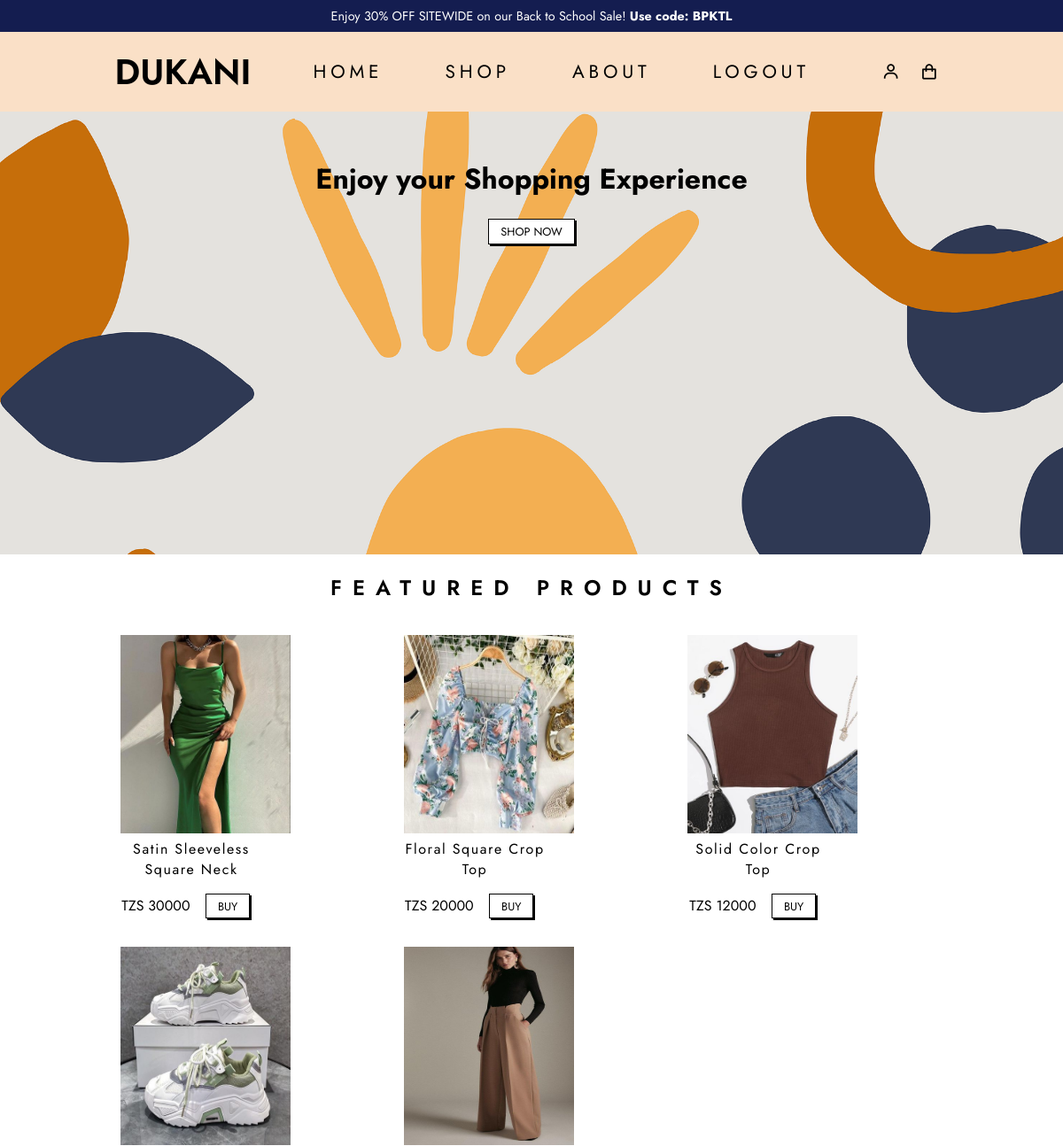
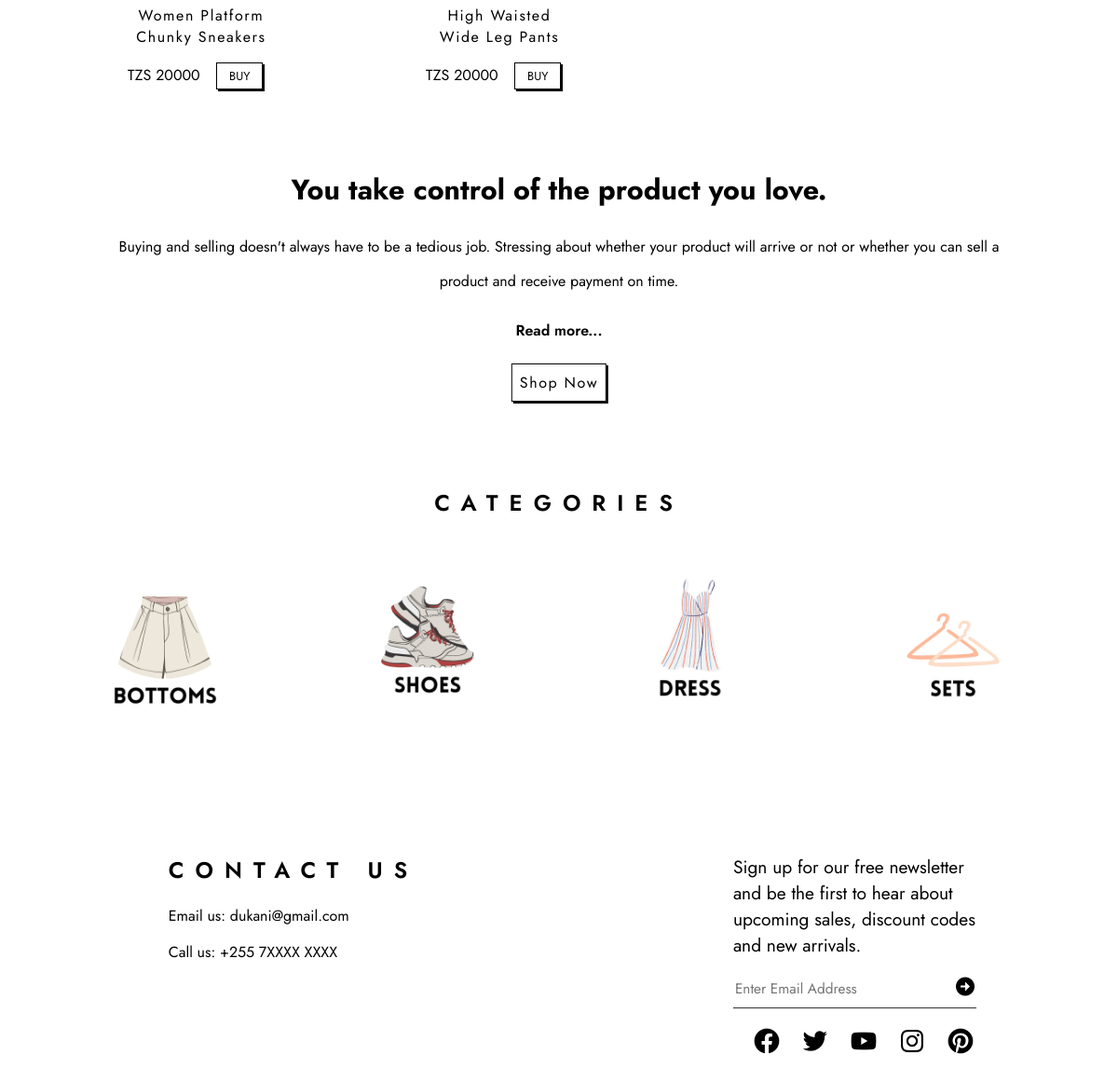
The app's page /index.php (signed in) with its own data (2 pictures, top to bottom).
### tables this page shows
CREATE TABLE `product` (
  `id` int(11) NOT NULL,
  `name` varchar(300) NOT NULL,
  `description` varchar(2000) NOT NULL,
  `price` decimal(10,0) NOT NULL,
  `quantity` varchar(100) NOT NULL,
  `image_url` text NOT NULL,
  `category_id` int(11) NOT NULL,
  `tag_id` int(11) NOT NULL,
  `created_at` timestamp NOT NULL DEFAULT current_timestamp(),
  `modified_at` timestamp NOT NULL DEFAULT current_timestamp(),
  `deleted_at` timestamp NOT NULL DEFAULT current_timestamp()
);

### index.php (the view, shortened to what this page needs)
<?php
include("./config/config.php");
?>
<!DOCTYPE html>
<html lang="en">
<head>
    <link rel="stylesheet" href="css/index.css">
    <link href='https://unpkg.com/boxicons@2.0.5/css/boxicons.min.css' rel='stylesheet'>
</head>
<body>
    <div class="container">
        <div class="promotion-bar">Enjoy 30% OFF SITEWIDE on our Back to School Sale! <strong>Use code: BPKTL</strong></div>
        <div class="navbar">
            <div class="header">DUKANI</div>
            <nav>
                <ul>
                    <li><a href="index.php">Home</a></li>
                <li><a href="shop.php">Shop</a></li>
                <li><a href="about.php">About</a></li>
                <li><a href="logout.php">Logout</a></li>
                </ul>
            </nav>
            <div class="account">
                <a href="profile.php"><i class='bx bx-user'></i></a>
                <a href="cart.php"><i class='bx bx-shopping-bag'></i></a>
            </div>
        </div>
        <div class="hero">
                <h1>Enjoy your Shopping Experience</h1>
            <button class="card-button"> <a href="shop.php" style="text-decoration: none;">SHOP NOW</a> </button>
        </div>
        <div class="featured-products">
            <h2>Featured Products</h2>
            <div class="card-wrapper">
            <?php
          $sql = "SELECT * FROM product WHERE tag_id =1";
          $result = mysqli_query($connect,  $sql);
          if (mysqli_num_rows($result) > 0) {
          	while ($row = mysqli_fetch_assoc($result)) {  ?>
             <div class="card">
                    <img src="images/<?=$row['image_url']?>" class="img">
                    <div class="card-title"><?php echo $row['name']; ?></div>
                    <div class="card-price">TZS <?php echo $row['price']; ?></div>
                    <button class="card-button"> <a href="view.php?id=<?php echo $row['id']; ?>">Buy</a></button>
                </div>
    <?php } }?>
            </div>
        </div>
        <div class="jeans">
            <div class="jeans-wrapper">
                <div class="jeans-text">
                    <h2 class="jeans-header">You take control of the product you love.</h2>
                    <p>Buying and selling doesn't always have to be a tedious job. Stressing about whether your product will arrive or not or whether you can sell a product and receive payment on time.</p>
                    <p class="jeans-read-more">Read more...</p>
                    <button class="jeans-button"> <a href="shop.php" style="text-decoration: none;"> Shop Now</a>
                   </button>
                </div>
            </div>
        </div>
        <div class="instagram">
            <div class="instagram-wrapper">
                <h2 style="text-align: center; text-transform: uppercase;font-weight: 600;letter-spacing: .5em;font-size: 1.5rem;">CATEGORIES</h2>
                <ul class="instagram-photos">
                    <li><a href="tops.php"><img src="images/20220111_154413_0000.png"></a></li>
                    <li><a href="bottoms.php"><img src="images/20220111_154413_0001.png"></a></li>
                    <li><a href="shoes.php"><img src="images/20220111_154413_0002.png"></a></li>
                    <li><a href="dress.php"><img src="images/20220111_154413_0003.png"></a></li>
                    <li><a href="sets.php"><img src="images/6.png"></a></li>
                    <li><a href="jewelry.php"><img src="images/5.png" alt=""></a></li>
                </ul>
            </div>
        </div>
        <div class="footer">
            <div class="footer-wrapper">
                <div class="footer-list">
                    <ul>
                        <li><h2 style="text-align: center; text-transform: uppercase;font-weight: 600;letter-spacing: .5em;font-size: 1.5rem;">Contact Us</h2></li>
                        <li>Email us: dukani@gmail.com</li>
                        <li>Call us: +255 7XXXX XXXX</li>
                    </ul>
                </div>
                <div class="signup">
                    <p>Sign up for our free newsletter and be the first to hear about upcoming sales, discount codes and new arrivals.</p>
                    <div class="signup-form">
                        <input class="signup-input" type="text" name="mail" placeholder="Enter Email Address">
                        <button class="signup-button"><i class='bx bxs-right-arrow-circle'></i></button>
                    </div>
                    <div class="signup-icons">
                        <i class='bx bxl-facebook-circle'></i>
                        <i class='bx bxl-twitter'></i>
                        <i class='bx bxl-youtube'></i>
                        <i class='bx bxl-instagram'></i>
                        <i class='bx bxl-pinterest'></i>
                    </div>
                </div>
            </div>
        </div>
    </div>
</body>
</html>

### css/index.css (style rules this page uses)
* { box-sizing: border-box; }
body { margin: 0; font-family: 'Jost', sans-serif; }
.container { width: 100%; }
.promotion-bar { background-color: rgb(20, 29, 80); color: #FFF; text-align: center; font-size: .9rem; width: 100%; padding: .5rem; position: fixed; top: 0; z-index: 1000; }
.navbar { padding: 1em; display: flex; align-items: center; justify-content: center; background-color: rgb(250, 224, 199); width: 100%; top: 36px; position: fixed; z-index: 1000; }
.header { font-size: 2.5rem; font-weight: 600; }
nav { width: 60%; font-size: 1.3rem; text-transform: uppercase; letter-spacing: .3rem; }
nav ul { list-style: none; display: flex; justify-content: space-evenly; margin: 0; padding: 0; }
nav a { text-decoration: none; color: #000; position: relative; }
nav a::before { content: ""; position: absolute; width: 100%; height: 2px; bottom: 0; left: 0; background-color: #000; visibility: hidden; transform: scaleX(0); transition: all 0.3s ease-in-out 0s; }
.account { display: flex; justify-content: center; align-items: center; }
.account i { font-size: 1.3rem; margin: .7rem; }
.hero { height: 500px; background-image: url("../images/abstract-g613f23d6d_1920.png"); background-size: cover; margin-top: 126px; text-align: center; font-family: 'Jost',sans-serif; padding-top: 2rem; }
.featured-products { display: flex; align-items: center; flex-direction: column; margin-bottom: 3em; }
.featured-products h2 { text-align: center; text-transform: uppercase; font-weight: 600; letter-spacing: .5em; font-size: 1.5rem; }
.card { margin: 1em; text-align: center; width: 50%; }
.card-title { letter-spacing: .1rem; margin-bottom: 1em; font-size: 1rem; }
.card-price { display: inline; }
.card-button { display: inline; border: 1px solid #000; outline: none; margin: 0 1em; padding: .3em 1em; background-color: #FFF; box-shadow: 2px 2px #000; font-size: .8rem; text-transform: uppercase; font-family: 'Jost', sans-serif; }
.jeans-wrapper { width: 100%; padding: 0 5em 3em 5em; display: flex; margin-bottom: 4em; }
.jeans-header { font-size: 2rem; }
.jeans-text { margin: 0 2em; position: relative; line-height: 2.3rem; }
.jeans-button { position: absolute; left: 50%; transform: translateX(-50%); border: 1px solid #000; background-color: #FFF; color: #000; padding: .7em; font-size: 1rem; font-family: 'Jost', sans-serif; letter-spacing: .2rem; box-shadow: 2px 2px #000; outline: none; }
.jeans-read-more { display: none; font-weight: 600; cursor: pointer; }
.instagram-wrapper { width: 100%; margin-bottom: 4em; text-align: center; }
.instagram-photos { list-style: none; padding: 0; margin: 0; display: flex; align-items: center; justify-content: center; overflow-x: scroll; }
.instagram-photos img { width: 250px; height: 250px; object-fit: cover; margin: 0 1em; }
.footer { display: flex; justify-content: center; margin: 0 1em 5em 1em; }
.footer-wrapper { width: 80%; display: flex; justify-content: space-between; }
.footer-list { display: flex; }
.footer-list ul > li:first-child { font-weight: 600; }
.footer-list ul { list-style: none; margin: 0 3em; padding: 0; }
.footer-list ul li { margin: 1em 0; }
.signup { font-size: 1.2rem; width: 30%; }
.signup-input { width: 100%; border: 0; border-bottom: 1px solid #333; height: 35px; outline: none; font-size: .8em; font-family: 'Jost', sans-serif; padding-bottom: .5em; }
.signup-form { position: relative; display: flex; margin: 0 1em 1em 0; }
.signup-button { position: absolute; right: 0; border: 0; background-color: #FFF; font-size: 1.5rem; margin: 0; padding: 0; outline: none; }
.signup-icons { display: flex; justify-content: space-evenly; font-size: 2rem; }
@media screen and (max-width: 1400px) { .jeans { display: flex; justify-content: center; } }
@media screen and (max-width: 1400px) { .jeans-text { text-align: center; } }
@media screen and (max-width: 1400px) { .jeans-header { font-size: 1.9rem; } }
@media screen and (max-width: 1400px) { .jeans-wrapper { flex-direction: column; width: 100%; } }
@media screen and (max-width: 1400px) { .jeans-read-more { display: block; } }
@media screen and (max-width: 1400px) { .jeans-button { letter-spacing: .1rem; padding: .5rem; } }

### index.php (style rules this page uses)
.img { width: 12rem; height: 14rem; }
.card-wrapper { display: grid; grid-template-columns: repeat(3, 1fr); justify-content: center; width: 80%; margin: auto; }
a { text-decoration: none; color: black; }

### records on screen
product: image_url (picture), name "Satin Sleeveless Square Neck", price "30000"
product: image_url (picture), name "Floral Square Crop Top", price "20000"
product: image_url (picture), name "Solid Color Crop Top", price "12000"
product: image_url (picture), name "Women Platform Chunky Sneakers", price "20000"
product: image_url (picture), name "High Waisted Wide Leg Pants", price "20000"
